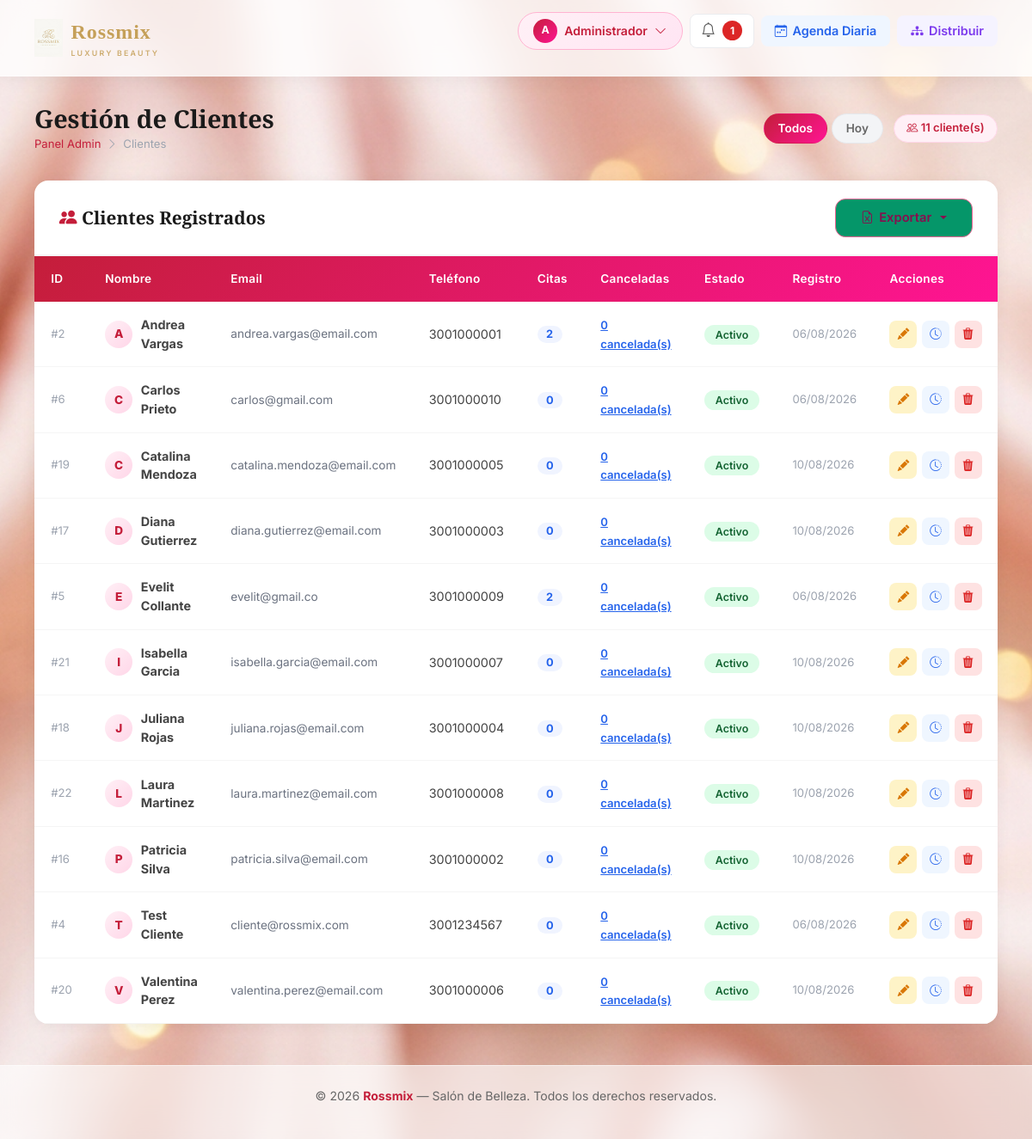
Screenshot of /admin/clientes (signed in) with the database file from the repository.
### app/models/usuario.py (models this page shows, shortened)
class Usuario(db.Model):
    __tablename__ = 'usuario'
    id = db.Column(db.Integer, primary_key=True)
    nombre = db.Column(db.String(100), nullable=False)
    email = db.Column(db.String(150), unique=True, nullable=False)
    telefono = db.Column(db.String(20), nullable=False)
    password = db.Column(db.String(200), nullable=False)
    tipo_usuario = db.Column(db.String(20), nullable=False)  # 'cliente' | 'admin' | 'especialista'
    fecha_registro = db.Column(db.DateTime, default=datetime.utcnow)
    activo = db.Column(db.Boolean, default=True)
    id_empleado = db.Column(db.Integer, db.ForeignKey('empleados.id_empleado', ondelete='SET NULL'), nullable=True)
    empleado_vinculado = db.relationship('Empleado', foreign_keys=[id_empleado], backref='usuario_cuenta', uselist=False)
    citas = db.relationship('Cita', backref='cliente', lazy=True, foreign_keys='Cita.id_cliente')
    notificaciones = db.relationship('Notificacion', backref='usuario', lazy=True)

### app/views/admin/clientes.py (the view)
@admin_bp.route('/clientes')
@admin_required
def clientes():
    lista = Usuario.query.filter_by(tipo_usuario='cliente').order_by(Usuario.nombre).all()
    for c in lista:
        try:
            c.citas_canceladas = Cita.query.filter_by(id_cliente=c.id, estado='cancelada').count()
        except Exception:
            c.citas_canceladas = 0
    return render_template('admin/clientes.html', clientes=lista, filter_label='Todos')

### app/templates/admin/clientes.html (shortened to what this page needs)
{% extends 'base.html' %}
{% block content %}
<div class="page-header">
    <div>
        <h1>{{ view_title or 'Gestión de Clientes' }}</h1>
        <div class="breadcrumb-r">
            <a href="{{ url_for('dashboard_admin') }}">Panel Admin</a>
            <i class="bi bi-chevron-right"></i> <span>Clientes</span>
        </div>
    </div>
    <div style="display:flex;align-items:center;gap:0.75rem;flex-wrap:wrap;">
        <div class="filter-btn-group">
            <a href="{{ url_for('admin_clientes') }}" class="btn-filter {% if filter_label != 'Hoy' %}active{% endif %}">Todos</a>
            <a href="{{ url_for('admin_clientes_hoy') }}" class="btn-filter {% if filter_label == 'Hoy' %}active{% endif %}">Hoy</a>
        </div>
        <span class="meta-badge"><i class="bi bi-people"></i> {{ clientes|length }} cliente(s)</span>
    </div>
</div>
<div class="r-card">
    <div class="r-card-header d-flex justify-content-between align-items-center">
        <h2><i class="bi bi-people-fill" style="color:#c41e3a;"></i> Clientes Registrados</h2>
        <div class="dropdown">
            <button class="btn-rossmix dropdown-toggle" type="button" id="exportClientesDropdown"
                    data-bs-toggle="dropdown" aria-expanded="false" style="background:#059669;">
                <i class="bi bi-file-earmark-excel"></i> Exportar
            </button>
        </div>
    </div>
    {% if clientes %}
    <div style="overflow-x:auto;">
        <table class="r-table">
            <thead>
                <tr><th>ID</th><th>Nombre</th><th>Email</th><th>Teléfono</th><th>Citas</th><th>Canceladas</th><th>Estado</th><th>Registro</th><th>Acciones</th></tr>
            </thead>
            <tbody>
                {% for cliente in clientes %}
                <tr id="cliente-{{ cliente.id }}">
                    <td style="color:#9ca3af;font-size:0.82rem;">#{{ cliente.id }}</td>
                    <td>
                        <div style="display:flex;align-items:center;gap:0.6rem;">
                            <div class="avatar-circle">{{ cliente.nombre[0].upper() }}</div>
                            <strong>{{ cliente.nombre }}</strong>
                        </div>
                    </td>
                    <td style="color:#6b7280;font-size:0.85rem;">{{ cliente.email }}</td>
                    <td>{{ cliente.telefono or '—' }}</td>
                    <td><span class="pill-count">{{ cliente.citas|length }}</span></td>
                    <td>
                        <a href="{{ url_for('admin_citas') }}?estado=cancelada&cliente_id={{ cliente.id }}"
                           style="color:#2563eb;font-size:0.82rem;font-weight:600;">
                            {{ cliente.citas_canceladas or 0 }} cancelada(s)
                        </a>
                    </td>
                    <td>
                        {% if cliente.activo %}<span class="badge-active">Activo</span>
                        {% else %}<span class="badge-inactive">Inactivo</span>{% endif %}
                    </td>
                    <td style="color:#9ca3af;font-size:0.82rem;">
                        {{ cliente.fecha_registro.strftime('%d/%m/%Y') if cliente.fecha_registro else '—' }}
                    </td>
                    <td>
                        <div class="actions-row">
                            <button onclick="abrirModalEditar({{ cliente.id }}, '{{ cliente.nombre }}')"
                                    class="action-btn edit-action" title="Editar cliente">
                                <i class="bi bi-pencil-fill"></i>
                            </button>
                            <a href="{{ url_for('admin_citas') }}?cliente_id={{ cliente.id }}"
                               class="action-btn history-action" title="Historial de citas">
                                <i class="bi bi-clock-history"></i>
                            </a>
                            <button onclick="confirmarEliminar({{ cliente.id }}, '{{ cliente.nombre }}')"
                                    class="action-btn delete-action" title="Eliminar cliente">
                                <i class="bi bi-trash3-fill"></i>
                            </button>
                        </div>
                    </td>
                </tr>
                {% endfor %}
            </tbody>
        </table>
    </div>
    {% else %}
    <div class="r-card-body" style="text-align:center;padding:3rem;color:#9ca3af;">
        <i class="bi bi-people" style="font-size:2.5rem;display:block;margin-bottom:0.8rem;"></i>
        No hay clientes registrados.
    </div>
    {% endif %}
</div>
{% endblock %}

### app/templates/base.html (shortened to what this page needs)
<!DOCTYPE html>
<html lang="es">
<head>
    <link rel="stylesheet" href="https://cdn.jsdelivr.net/npm/bootstrap-icons@1.11.3/font/bootstrap-icons.min.css">
    <link rel="stylesheet" href="https://cdn.jsdelivr.net/npm/bootstrap@5.3.2/dist/css/bootstrap.min.css">
</head>
<body>
<nav>
    <div class="nav-inner">
        <a href="{{ url_for('main.index') }}" class="logo">
            <img src="{{ url_for('static', filename='images/logo_rossmix.jpg') }}" alt="Rossmix Luxury Beauty">
            <span class="logo-text">Rossmix<small>Luxury Beauty</small></span>
        </a>
        <ul>
            {% if session.usuario_id %}
                <li class="profile-dropdown-wrap">
                    <a href="#" class="profile-btn" id="profileBtn">
                        <span class="avatar">{{ session.nombre[0]|upper }}</span>
                        {{ session.nombre|title }}
                        <i class="bi bi-chevron-down icon-small"></i>
                    </a>
                </li>
                <li class="nav-item-notif">
                    <a href="#" id="btnNotifs" title="Notificaciones" class="notif-button">
                        <i class="bi bi-bell icon-bell"></i>
                        {% if notificaciones_unread and notificaciones_unread > 0 %}
                            <span class="notif-count">{{ notificaciones_unread }}</span>
                        {% endif %}
                    </a>
                </li>
                {% if session.tipo_usuario == 'admin' %}
                    <li>
                        <a href="{{ url_for('admin.agenda_diaria') }}" class="nav-chip blue">
                            <i class="bi bi-calendar-week"></i> Agenda Diaria
                        </a>
                    </li>
                    <li>
                        <a href="{{ url_for('admin.citas_distribucion') }}" class="nav-chip purple">
                            <i class="bi bi-diagram-3-fill"></i> Distribuir
                        </a>
                    </li>
                {% elif session.tipo_usuario == 'especialista' %}
                    <li>
                        <a href="{{ url_for('especialista.citas_disponibles') }}" class="nav-chip pink">
                            <i class="bi bi-lightning-fill"></i> Disponibles
                        </a>
                    </li>
                {% else %}
                    <li><a href="{{ url_for('citas.agendar_paso1') }}" class="nav-chip pink"><i class="bi bi-plus-circle"></i> Agendar</a></li>
                {% endif %}
            {% else %}
                <li><a href="{{ url_for('main.index') }}">Inicio</a></li>
                <li><a href="{{ url_for('auth.login') }}">Iniciar Sesión</a></li>
                <li><a href="{{ url_for('auth.registro') }}" class="nav-chip pink">Registrarse</a></li>
            {% endif %}
        </ul>
    </div>
</nav>
<div class="page-wrap">
    {% block content %}{% endblock %}
</div>
<footer>
    <div class="footer-inner">
        <p>&copy; 2026 <strong>Rossmix</strong> — Salón de Belleza. Todos los derechos reservados.</p>
    </div>
</footer>
</body>
</html>

### app/templates/admin/clientes.html (style rules this page uses)
.actions-row { display:flex;align-items:center;gap:0.35rem; }
.action-btn { width:32px;height:32px;border-radius:8px;display:inline-flex;align-items:center;justify-content:center;font-size:0.85rem;text-decoration:none;border:none;cursor:pointer;transition:all 0.2s; }
.edit-action { background:#fef3c7;color:#d97706; }
.history-action { background:#eff6ff;color:#2563eb; }
.delete-action { background:#fee2e2;color:#dc2626; }
.filter-btn-group { display:flex;gap:0.3rem; }
.btn-filter { padding:0.4rem 1rem;border-radius:20px;font-size:0.85rem;font-weight:600;text-decoration:none;color:#666;background:#f3f4f6;border:1.5px solid #e5e7eb;transition:all 0.2s; }
.btn-filter.active,.btn-filter:hover { background:linear-gradient(135deg,#c41e3a,#ff1493);color:white;border-color:transparent; }
.avatar-circle { width:32px;height:32px;border-radius:50%;background:linear-gradient(135deg,#fff0f6,#ffd6e8);color:#c41e3a;display:flex;align-items:center;justify-content:center;font-weight:800;font-size:0.85rem;flex-shrink:0; }
.pill-count { background:#f0f4ff;color:#2563eb;border-radius:20px;padding:0.15rem 0.65rem;font-size:0.8rem;font-weight:700; }
.meta-badge { background:#fff0f6;color:#c41e3a;border:1.5px solid #ffd6e8;border-radius:20px;padding:0.35rem 0.9rem;font-size:0.82rem;font-weight:600; }

### rows the page displays
Usuario: nombre "Administrador"
Usuario: id "2", nombre "A", nombre "Andrea Vargas", email "andrea.vargas@email.com", telefono "3001000001", citas|length "2", citas_canceladas "0", activo "Activo", fecha_registro "06/08/2026"
Usuario: id "6", nombre "C", nombre "Carlos Prieto", email "carlos@gmail.com", telefono "3001000010", citas|length "0", citas_canceladas "0", activo "Activo", fecha_registro "06/08/2026"
Usuario: id "19", nombre "C", nombre "Catalina Mendoza", email "catalina.mendoza@email.com", telefono "3001000005", citas|length "0", citas_canceladas "0", activo "Activo", fecha_registro "10/08/2026"
Usuario: id "17", nombre "D", nombre "Diana Gutierrez", email "diana.gutierrez@email.com", telefono "3001000003", citas|length "0", citas_canceladas "0", activo "Activo", fecha_registro "10/08/2026"
Usuario: id "5", nombre "E", nombre "Evelit Collante", email "evelit@gmail.co", telefono "3001000009", citas|length "2", citas_canceladas "0", activo "Activo", fecha_registro "06/08/2026"
Usuario: id "21", nombre "I", nombre "Isabella Garcia", email "isabella.garcia@email.com", telefono "3001000007", citas|length "0", citas_canceladas "0", activo "Activo", fecha_registro "10/08/2026"
Usuario: id "18", nombre "J", nombre "Juliana Rojas", email "juliana.rojas@email.com", telefono "3001000004", citas|length "0", citas_canceladas "0", activo "Activo", fecha_registro "10/08/2026"
Usuario: id "22", nombre "L", nombre "Laura Martinez", email "laura.martinez@email.com", telefono "3001000008", citas|length "0", citas_canceladas "0", activo "Activo", fecha_registro "10/08/2026"
Usuario: id "16", nombre "P", nombre "Patricia Silva", email "patricia.silva@email.com", telefono "3001000002", citas|length "0", citas_canceladas "0", activo "Activo", fecha_registro "10/08/2026"
Usuario: id "4", nombre "T", nombre "Test Cliente", email "cliente@rossmix.com", telefono "3001234567", citas|length "0", citas_canceladas "0", activo "Activo", fecha_registro "06/08/2026"
Usuario: id "20", nombre "V", nombre "Valentina Perez", email "valentina.perez@email.com", telefono "3001000006", citas|length "0", citas_canceladas "0", activo "Activo", fecha_registro "10/08/2026"

### other values shown
{{ session.nombre[0]|upper }} "A"
{{ notificaciones_unread }} "1"
{{ view_title or 'Gestión de Clientes' }} "Gestión de Clientes"
{{ clientes|length }} "11"
